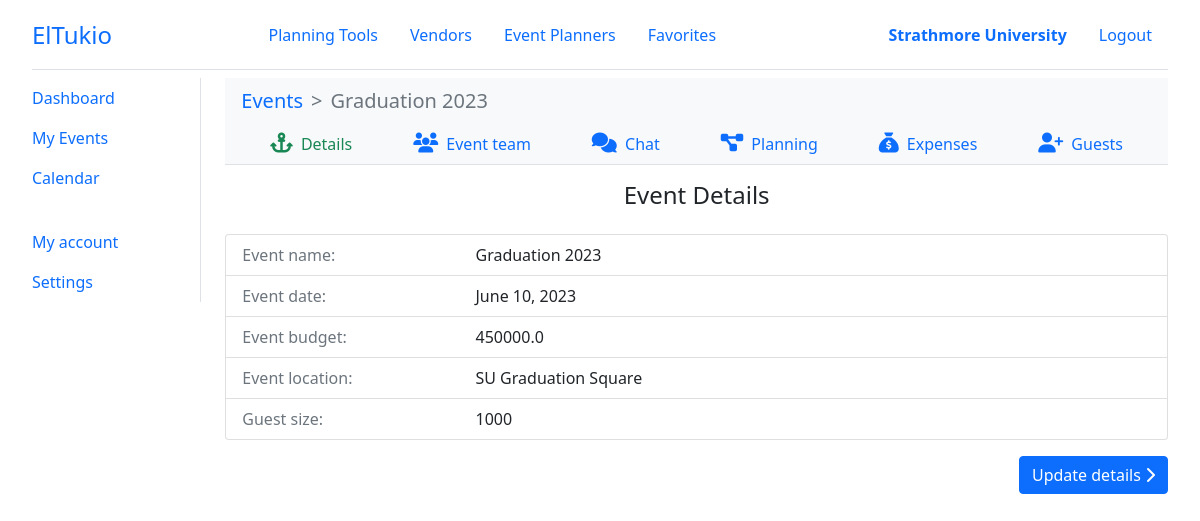
Page /organizer/events/1/details/ (signed in) on the committed database.
### el_tukio/models.py (models this page shows, shortened)
class User(AbstractUser):
    class UserType(models.IntegerChoices):
        ORGANIZER = 0, _('Organizer')
        PLANNER = 1, _('Planner')
        VENDOR = 3, _('Vendor')
        __empty__ = _('(Unkown)')
    user_type = models.SmallIntegerField(blank=True, null=True, choices=UserType.choices)
    phone_number = PhoneNumberField(blank=True, null=True, unique=True)
    profile = models.ImageField(default='default.png', upload_to='profile_pics')
    @property
    def is_organizer(self):
        return self.user_type == self.UserType.ORGANIZER
    @property
    def is_planner(self):
        return self.user_type == self.UserType.PLANNER
    @property
    def is_vendor(self):
        return self.user_type == self.UserType.VENDOR
    @property
    def full_name(self):
        return f'{self.first_name} {self.last_name}'
    class Meta:
        ordering = ['last_name', 'first_name']

class Event(models.Model):
    organizer = models.ForeignKey(Organizer, on_delete=CASCADE)
    event_name = models.CharField(max_length=100)
    event_date = models.DateField(help_text='When will this event be held?')
    event_budget = models.FloatField(help_text='What  is the budget for this event?')
    event_location = models.CharField(max_length=100, null=True, blank=True)
    guest_size = models.IntegerField(help_text='Expected number of guests at the event?')
    planners = models.ManyToManyField(Planner)
    vendors = models.ManyToManyField(Vendor)

### el_tukio/utils/decorators.py (the view)
    def wrapper_func(request, *args, **kwargs):
        if request.user.is_authenticated and request.user.is_organizer:
            return view_func(request, *args, **kwargs)
        else:
            error_msg = 'Unauthorised action. You must be an event organizer to access this page!'
            return HttpResponse(error_msg)

### el_tukio/views/organizer.py (called while the page is built)
@organizer_required
def event_details(request, event_id):
    event = Event.objects.get(pk=event_id)
    context = {
        'event': event,
        'active': 'details'
    }
    return render(request, 'organizer/event-details.html', context)

### templates/organizer/event-details.html
{% extends 'layouts/dashboard.html' %}
{% load widget_tweaks %}
{% block content %}
{% include 'components/nav-event.html' %}
<h4 class="mb-4">Event Details</h4>
<ul class="list-group mb-3">
    <li class="list-group-item text-start">
        <div class="row row-cols-2">
            <div class="col-3"><span class="text-muted">Event name:</span></div>
            <div class="col-9"><span>{{ event.event_name }}</span></div>
        </div>
    </li>
    <li class="list-group-item text-start">
        <div class="row row-cols-2">
            <div class="col-3"><span class="text-muted">Event date:</span></div>
            <div class="col-9"><span>{{ event.event_date }}</span></div>
        </div>
    </li>
    <li class="list-group-item text-start">
        <div class="row row-cols-2">
            <div class="col-3"><span class="text-muted">Event budget:</span></div>
            <div class="col-9"><span>{{ event.event_budget }}</span></div>
        </div>
    </li>
    <li class="list-group-item text-start">
        <div class="row row-cols-2">
            <div class="col-3"><span class="text-muted">Event location:</span></div>
            <div class="col-9"><span>{{ event.event_location }}</span></div>
        </div>
    </li>
    <li class="list-group-item text-start">
        <div class="row row-cols-2">
            <div class="col-3"><span class="text-muted">Guest size:</span></div>
            <div class="col-9"><span>{{ event.guest_size }}</span></div>
        </div>
    </li>
</ul>
<div class="text-end">
    <a href="{% url 'organizer-event-update' event_id=event.id %}" class="btn btn-primary">
        <span class="ms-e">Update details</span>
        <i class="fa-solid fa-chevron-right"></i>
    </a>
</div>
{% endblock content %}

### templates/components/header.html
<header class="header border-bottom d-flex align-items-center justify-content-between mb-2" id="header">
    <a href="{% url 'home' %}" class="logo">ElTukio</a>
    <nav class="nav-main d-flex align-items-center">
        <a href="#" class="nav-link">Planning Tools</a>
        <a href="{% url 'vendors' %}" class="nav-link">Vendors</a>
        <a href="{% url 'planners' %}" class="nav-link">Event Planners</a>
        {% if user.is_organizer or user.is_planner %}
        <a href="{% url 'bookmarks' user_type=user.get_user_type_display.lower %}" class="nav-link">Favorites</a>
        {% endif %}
    </nav>
    <nav class="nav-profile d-flex align-items-center">
        {% if user.is_authenticated %}
        {% if user.is_vendor %}
        <a class="nav-link fw-bold" href="{% url 'vendor-dashboard' %}">{{ user.vendor.business_name }}</a>
        {% elif user.is_planner %}
        <a class="nav-link fw-bold" href="{% url 'planner-dashboard' %}">{{ user.full_name }}</a>
        {% elif user.is_organizer %}
        <a class="nav-link fw-bold" href="{% url 'organizer-dashboard' %}">{{ user.full_name }}</a>
        {% endif %}
        <a class="nav-link" href="{% url 'logout' %}">Logout</a>
        {% else %}
        <a class="nav-link" href="{% url 'login' %}">Login</a>
        <a class="nav-link" href="{% url 'register' %}">Register</a>
        {% endif %}
    </nav>
</header>

### templates/components/nav-event.html
<nav style="--bs-breadcrumb-divider: '>';" aria-label="breadcrumb" class="bg-light px-3 py-2">
    <ol class="breadcrumb m-0 fs-5">
        <li class="breadcrumb-item"><a href="{% url 'organizer-events' %}">Events</a></li>
        <li class="breadcrumb-item active" aria-current="page">{{ event.event_name }}</li>
    </ol>
</nav>
<nav class="nav-secondary d-flex justify-content-evenly border-bottom bg-light mb-3">
    <a href="{% url 'organizer-event-details' event.id %}"
        class="nav-link {% if active == 'details' %}text-success{% endif %}">
        <i class="fs-5 fa-solid fa-anchor"></i>
        <span class="ms-1">Details</span>
    </a>
    <a href="{% url 'organizer-event-team' event.id %}"
        class="nav-link {% if active == 'team' %}text-success{% endif %}">
        <i class="fs-5 fa-solid fa-users"></i>
        <span class="ms-1">Event team</span>
    </a>
    <a href="#" class="nav-link">
        <i class="fs-5 fa-solid fa-comments"></i>
        <span class="ms-1">Chat</span>
    </a>
    <a href="{% url 'organizer-event-tasks' event.id %}" class="nav-link {% if active == 'plan' %}text-success{% endif %}">
        <i class="fs-5 fa-solid fa-diagram-project"></i>
        <span class="ms-1">Planning</span>
    </a>
    <a href="{% url 'organizer-event-expenses' event.id %}" class="nav-link {% if active == 'expenses' %}text-success{% endif %}">
        <i class="fs-5 fa-solid fa-sack-dollar"></i>
        <span class="ms-1">Expenses</span>
    </a>
    <a href="#" class="nav-link {% if active == 'guests' %}text-success{% endif %}">
        <i class="fs-5 fa-solid fa-user-plus"></i>
        <span class="ms-1">Guests</span>
    </a>
</nav>

### static/css/main.css (style rules this page uses)
:root { --tk-dim-header: 70px; }
body { padding: 0 2rem 4rem; text-align: center; }
a { text-decoration: none; cursor: pointer; }
.header { height: var(--tk-dim-header); }
.logo { font-size: 1.5rem; }

### rows in the picture
User: full_name "Strathmore University"
Event: event_name "Graduation 2023", event_date "June 10, 2023", event_budget "450000.0", event_location "SU Graduation Square", guest_size "1000"
